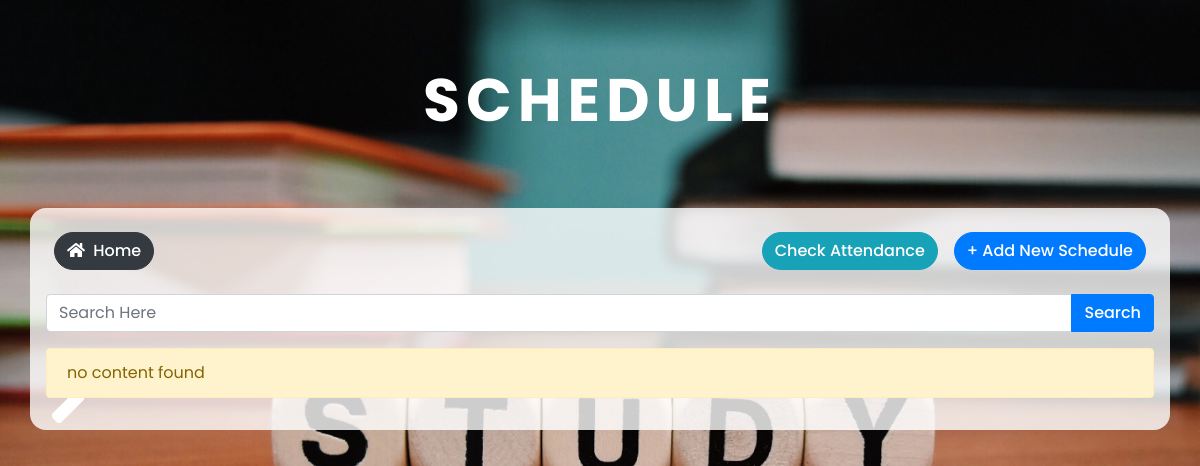
The page /schedule/ (signed in) on the database as committed earlier.
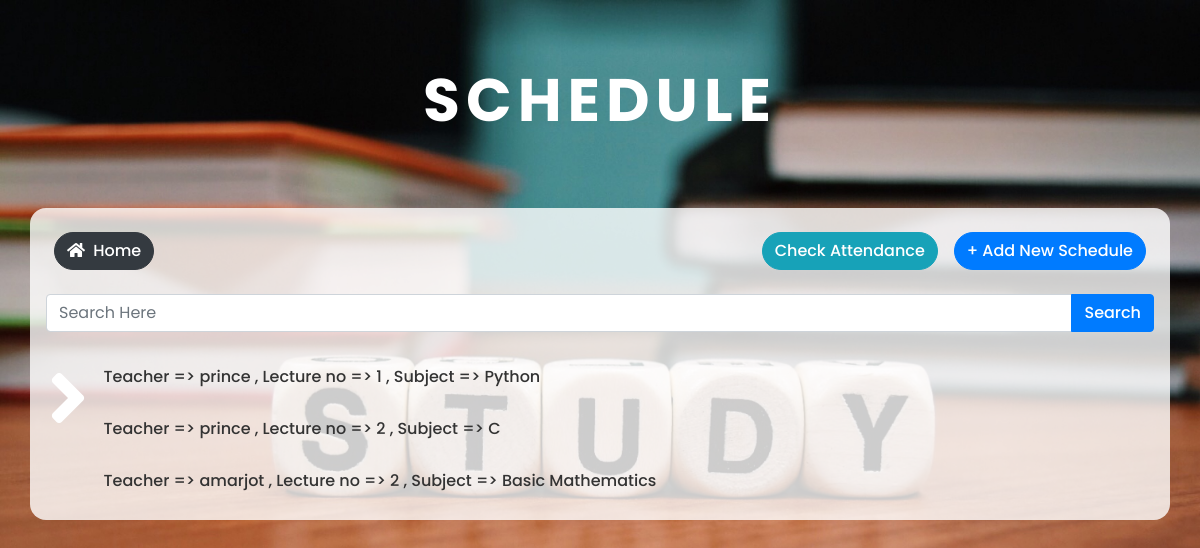
The same page on the database as committed later.
### schedule/models.py (models this page shows, shortened)
class Schedule(models.Model):
    lecture_no = models.PositiveIntegerField(validators=[MinValueValidator(1)])
    course = models.ManyToManyField(Course)
    sem = models.CharField(max_length=12, choices=sem(), blank=False)
    subject = models.ForeignKey(Subject, on_delete=models.PROTECT)
    teacher = models.ForeignKey(User, on_delete=models.CASCADE)
    day = models.CharField(max_length=42, default=None)

### subject/models.py (models this page shows, shortened)
class Subject(models.Model):
    subject = models.CharField(max_length=250, unique=True, verbose_name='subject name')
    def __str__(self):
        return self.subject

### schedule/views.py (the view)
# urls.py: path('', ScheduleListView.as_view(), name='schedule'),
class ScheduleListView(LoginRequiredMixin, ListView, FormView):
    template_name = 'schedule/schedule.html'
    model = Schedule
    context_object_name = "schedules"
    form_class = SearchForm
    query = ""
    def get_context_data(self, **kwargs):
        context = super(ScheduleListView, self).get_context_data(**kwargs)
        context['pageName'] = 'schedule'
        context['query'] = self.query
        return context
    def get_queryset(self):
        form = self.form_class(self.request.GET)
        if form.is_valid():
            self.query = form.cleaned_data['search']
            if self.request.user.is_staff:
                return Schedule.objects.filter(Q(subject__subject__icontains=self.query) | Q(course__course__icontains=self.query) |
                                               Q(teacher__username__icontains=self.query)).order_by('teacher').distinct()
            return Schedule.objects.filter(Q(teacher=self.request.user) &
                                           (Q(subject__subject__icontains=self.query) | Q(course__course__icontains=self.query))).order_by('lecture_no').distinct()
        if self.request.user.is_staff:
            return Schedule.objects.all().order_by('teacher')  # returns all schedules
        return Schedule.objects.filter(teacher=self.request.user).order_by('lecture_no')  # returns all schedules with teacher = logged in teacher

### home/forms.py
class SearchForm(forms.Form):
    search = forms.CharField(max_length=100, required=False)

### schedule/templates/schedule/schedule.html (shortened to what this page needs)
{% extends 'user/base.html'  %}
{% load widget_tweaks %}
{% block content %}
<div class="container-fluid">
	<h1 class="heading">{{pageName}}</h1>
</div>
	<div class="container model-view">
		<div class="d-flex">
			<a class="btn btn-md btn-dark mr-auto add-new m-2" href="{% url 'home' %}"><i class="fas fa-home  mr-1"></i> home</a>
			<a class="btn btn-md btn-info add-new m-2" href="{% url 'check-attendance' %}">Check Attendance</a>
			{% if user.is_staff %}
				<a class="btn btn-md btn-primary add-new m-2" href="{% url 'schedule-create' %}">+ Add New {{pageName}}</a>
			{% endif %}
		</div>
		<form  method="get">
			<div class="input-group my-3">
			  	{% render_field form.search type="search" placeholder="Search Here" class="form-control" value=request.GET.search %}
			  	<div class="input-group-append">
				    <button class="btn btn-primary" type="submit">Search</button>
			  	</div>
			</div>
		</form>
		{% if schedules %}
			<ul>
				{% for schedule in schedules %}
					<li class="list-view">
						<a class="update" href="{% url 'schedule-detail' schedule.pk %}">
						 {% if user.is_staff %}
						 	Teacher => {{schedule.teacher}} ,
						 {% endif %}
						 Lecture no => {{schedule.lecture_no}} ,
						 Subject => {{schedule.subject}}
						</a>
					</li>
				{% endfor %}
			</ul>
		{% else %}
			<div class="alert alert-warning">
				no content found
			</div>
		{% endif %}
	</div>
{% endblock %}

### user/templates/user/base.html (shortened to what this page needs)
{% load static %}
<!doctype html>
<html lang="en">
  <head>
    <link rel="stylesheet" href="{% static 'user/css/bootstrap.min.css' %}">
    <link rel="stylesheet" href="{% static 'user/css/style.css' %}">
    <link rel="stylesheet" href="https://use.fontawesome.com/releases/v5.7.2/css/all.css">
  </head>
  <body class="home">
    {% if user.is_authenticated %}
      <a href="javascript:void(0)" class="open-side-nav" id="open"><i class="fas fa-angle-right"></i></a>
    {% endif %}
    {% block content %}
    {% endblock content %}
  </body>
</html>

### user/static/user/css/style.css (style rules this page uses)
body { font-family: 'Poppins', sans-serif; color: #333333; }
a.open-side-nav { position: fixed; top:50%; left:3rem; font-size: 5rem; color: white; display: inline-block; transform: translateY(-50%); transition: 0.3s; -webkit-transition: 0.3s; -moz-transition: 0.3s; -o-transition: 0.3s; }
.home { min-height: 100vh; background-image: url('images/study.jpg'); background-size: cover; background-attachment: fixed; }
.home .heading { font-size: 5vw; color: white; font-weight: bold; text-align: center; text-transform: uppercase; letter-spacing: 0.5vw; display: flex; height: 25vh; justify-content: center; align-items: center; animation-name: opacity; animation-duration: 2s; }
.model-view { background-color: #fffc; border-radius: 1rem; padding: 1rem; margin-bottom: 2vh; }
.model-view ul { margin: 0; padding: 0; }
.model-view .list-view { list-style: none; margin-left: 1rem; border-radius: 1rem; transition: 0.3s; -webkit-transition: 0.3s; -moz-transition: 0.3s; -o-transition: 0.3s; }
.model-view .list-view a.update { color: #333; display:inline-block; padding: 0.5rem; width: 97%; text-decoration: none; font-weight: 500; }
.model-view .list-view a.update:before { content: '\00BB'; font-size: 1.5rem; padding: 0.5rem; visibility: hidden; color: #4E67EB; font-weight: bold; }
.add-new { border-radius: 1.4rem; text-transform: capitalize; font-weight: 500; }
.btn,button { font-weight: 500; }

Rows that differ between the two databases and show on the page:
added Schedule: teacher "prince", lecture_no "1", subject "Python"
added Schedule: teacher "prince", lecture_no "2", subject "C"
added Schedule: teacher "amarjot", lecture_no "2", subject "Basic Mathematics"
Other text that changed with them:
text no longer shown: "no content found"
